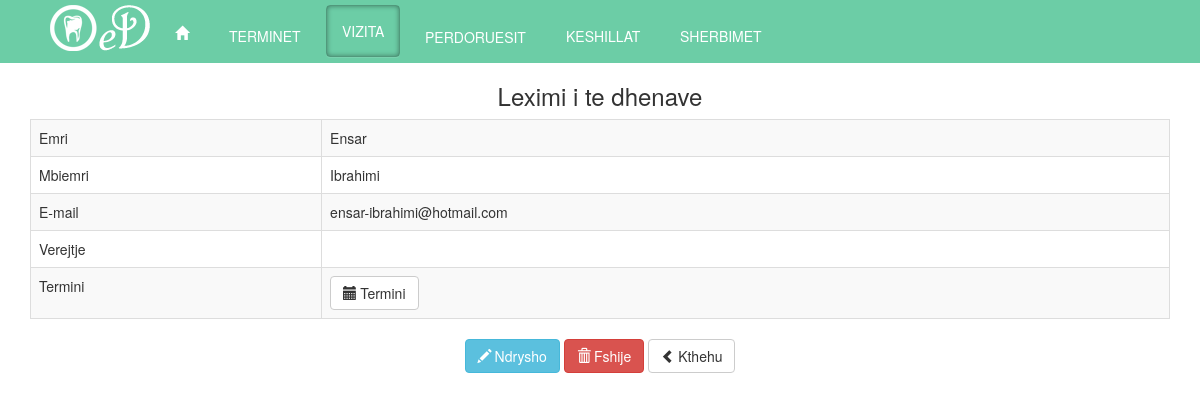
Before: /admin/CRUDv/read.php?id=1 (signed in) with the older database file.
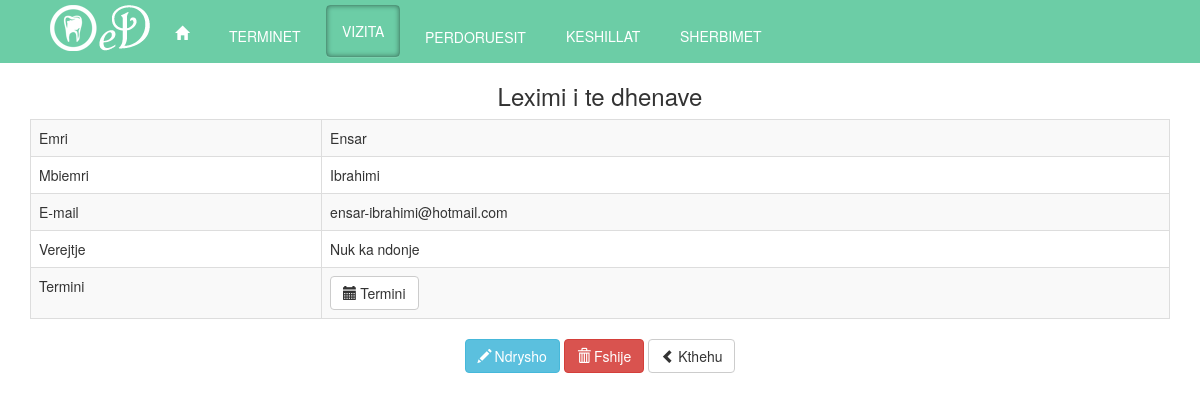
After: the same page with the newer database file.
### tables this page shows
CREATE TABLE `user` (
  `user_id` int(11) NOT NULL,
  `username` varchar(100) NOT NULL,
  `password` varchar(100) NOT NULL,
  `name` varchar(100) NOT NULL,
  `surname` varchar(100) NOT NULL,
  `email` varchar(100) NOT NULL,
  `admin` tinyint(1) NOT NULL
);

CREATE TABLE `vizita` (
  `id_historiku` int(11) NOT NULL,
  `verejtje` varchar(1000) NOT NULL,
  `termin_id` int(11) NOT NULL
);

### admin/CRUDv/read.php (the view, shortened to what this page needs)
<?php
if(!isset($_SESSION['logged_in']))
 {
     $message = "Nuk keni akses.";
     echo "<script type='text/javascript'>alert('$message');</script>" ;
      header("refresh:0 url=../index.php");
 }
 else if($_SESSION['mof'] == 0)
 {
      $message = "Nuk keni akses.";
     echo "<script type='text/javascript'>alert('$message');</script>" ;
      header("refresh:0 url=../index.php");
 }
 else{
 $Tname = null;
 $Tsurname = null;
 $Temail = null;
 $Tverejtje = null;
 $Ttermini = null;
 $id= null;
    if ( !empty($_GET['id'])) {
        $id = $_REQUEST['id'];
    }
    if ( null==$id ) {
       $message = "Te dhenat nuk u gjeten.";
                        echo "<script type='text/javascript'>alert('$message');</script>" ;
        header("refresh:0 url=../index.php");
    } else {
$selektimi = "SELECT u.name, u.surname, u.email, t.id_termini, v.id_historiku, v.verejtje FROM user AS u INNER JOIN termini as t INNER JOIN vizita AS v ON t.id_users=u.user_id AND t.id_termini=v.termin_id WHERE v.id_historiku='".$id."'";
		$result = mysql_query($selektimi) or die ('invalid query:'. mysql_error());
                       while($row = mysql_fetch_array($result))
		{
			list( $name, $surname,  $email, $id_termini,  $vizita_id, $verejtje )=$row;
                        $Tname = $name;
                        $Tsurname = $surname;
                        $Ttermini = $id_termini;
                        $Tverejtje = $verejtje;
                        $Temail = $email;
                }
    }
?>
<!DOCTYPE html>
<html>
    <head>
	<link rel="stylesheet" type="text/css" href="../../css/mystyle.css">
	<link rel="stylesheet" type="text/css" href="../../css/hover.css">
    <link href="../../css/bootstrap.min.css" rel="stylesheet">
     <link rel="stylesheet" href="//code.jquery.com/ui/1.12.1/themes/base/jquery-ui.css">
    </head>
    <body>
    <div class = "navbar navbar-inverse navbar-fixed-top" id="header" >
       <div class = "container">
       <div class="navbar-header">
           <a class="navbar-brand" href= "../index.php?faqe=home" id="logo"></a>
       </div>
		   <div class="collapse navbar-collapse" id="navbar-collapse">
		   <ul class ="nav navbar-nav">
                       <li><a href="../index.php" class="hvr-underline-from-left" id="links"
                                 ><span      class="glyphicon glyphicon-home"></span></a></li>
                    <li><a href="../?admin=terminet" class="hvr-underline-from-left"id="links"> TERMINET</a></li>
                     <li><a href="../?admin=vizita" class="hvr-underline-from-left"id="active">VIZITA </a></li>
                    <li><a href="../?admin=userat" class="hvr-underline-from-left"id="links">PERDORUESIT </a></li>
                    <li><a href="../?admin=keshillat" class="hvr-underline-from-left"id="links">KESHILLAT </a></li>
                    <li><a href="../?admin=sherbimet" class="hvr-underline-from-left" id="links">SHERBIMET</a></li>
                 </ul>
             </div>
        </div>
    </div>
    <div class ="container" id="content" align="center">
                <div class="span10 offset1">
                    <div class="row">
                        <h3>Leximi i te dhenave</h3>
                    </div>
                         <table class="table table-striped table-bordered">
        <tbody>
            <tr>
                <td>Emri</td>
                <td><?php echo $Tname ?></td>
            </tr>
            <tr>
                <td>Mbiemri</td>
                <td><?php echo $Tsurname ?></td>
            </tr>
            <tr>
                <td>E-mail</td>
                <td><?php echo $Temail ?></td>
            </tr>
            <tr>
                <td>Verejtje</td>
                <td><?php echo $Tverejtje ?></td>
            </tr>
            <tr>
                <td>Termini</td>
                <td><a class="btn btn-default" href="../CRUD/read.php?id=<?php echo $Ttermini ?>" ><span class="glyphicon glyphicon-calendar">&thinsp;</span>Termini</a></td>
            </tr>
        </tbody>
    </table>
                     <div class='row'>
                        <a class="btn btn-info   "href="update.php?id=<?php echo $id ?>"><span class="glyphicon glyphicon-pencil">&thinsp;</span>Ndrysho</a>
                        <a class="btn btn-danger" href="delete.php?id=<?php echo $id ?>" ><span class="glyphicon glyphicon-trash">&thinsp;</span>Fshije</a>
                            <a href="../?admin=vizita" class="btn btn-default"><span class="glyphicon glyphicon-chevron-left">&thinsp;</span>Kthehu</a>
                </div>
                    </div>
                </div>
  </body>
 <?php }

Changed rows visible on the page:
changed through a linked row, user "Ensar": vizita.verejtje (not shown) → "Nuk ka ndonje"
